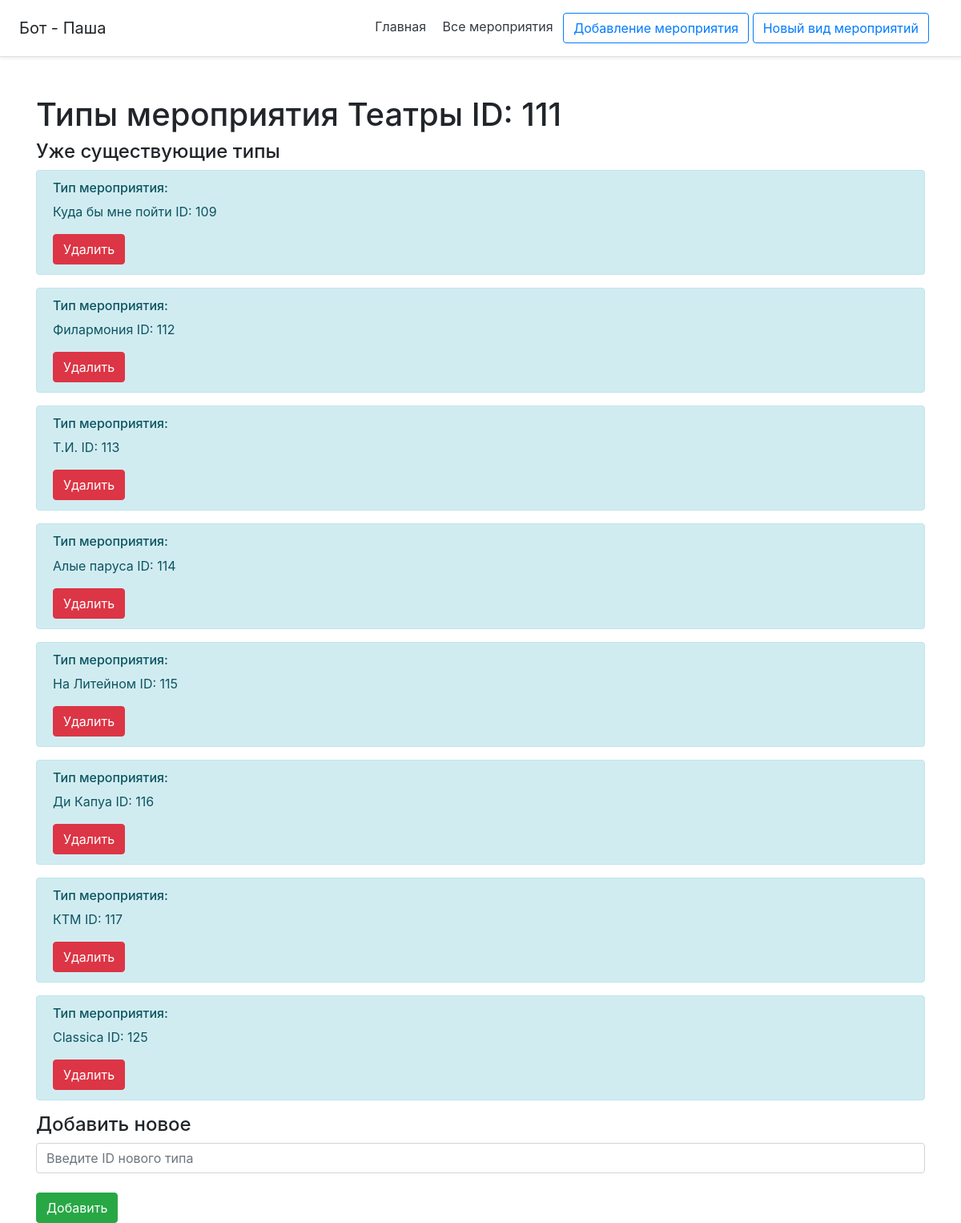
The page /event/111/inher on the database its author committed.
### db_utils/database.py (models this page shows, shortened)
class Menu(db.Model):
    __tablename__ = "menu"
    id = db.Column(db.Integer, primary_key=True)
    name = db.Column(db.String(120), default='default_name')
    text = db.Column(db.String(10000), default='default_text')
    added = db.Column(db.DateTime, default=datetime.datetime.utcnow())
    active = db.Column(db.Boolean, nullable=False, default=True)
    author_id = db.Column(db.Integer, nullable=False, default=0)
    tags = db.Column(db.String(5000), default='нет тегов')
    inheritances = db.relationship('Inheritances',
                                   primaryjoin="or_(Menu.id==Inheritances.menu_id_descendant, Menu.id==Inheritances.menu_id_ancestor)",
                                   lazy='dynamic')
    attachment = db.relationship('Attachment',
                                 primaryjoin="Menu.id==Attachment.menu_id",
                                 lazy='dynamic')

### flask_app.py (the view, shortened to what this page needs)
@app.route('/event/<int:id>/inher', methods=['POST', 'GET'])
def event_inher(id):
    event = Menu.query.get(id)
    events_inherinase = select_inheritances({'menu_id': event.id})
    inher_event = [[menus([el], [event])[0], el] for el in events_inherinase]
    return render_template('event_inher.html', event=event, inher_event=inher_event)

### bot_api/vk_bot_response.py (called while the page is built)
def menus(inher, response=None):
    menu_id_ancestor = inher
    menu_ids_descendant = [inheritances.menu_id_descendant for inheritances in menu_id_ancestor]
    menu_ids_descendant.extend([inheritances.menu_id_ancestor for inheritances in menu_id_ancestor])
    menu_ids = [el for el, _ in groupby(menu_ids_descendant)]
    if response:
        while response[0].id in menu_ids:
            menu_ids.remove(response[0].id)
    return select_menu({'menu_ids': list(menu_ids)})

### db_utils/select_db.py (called while the page is built)
def select_inheritances(args):
    inhers = Inheritances.query
    if 'menu_id' in args:
        inhers = Inheritances.query.filter(
            or_(
                Inheritances.menu_id_ancestor == args['menu_id'],
                and_(
                    Inheritances.menu_id_descendant == args['menu_id'],
                    Inheritances.reversible == 1
                )
            )
        )
    inhers = inhers.filter_by(active=True).all()
    if not inhers:
        return {}
    return inhers

def select_menu(args):
    menu = Menu.query.all()
    try:
        if 'menu_names' in args:
            menu = Menu.query.filter(Menu.name == args['menu_names']).all()
        if 'menu_ids' in args:
            menu = []
            for i in args['menu_ids']:
                menu.extend(Menu.query.filter(Menu.id == i).all())
    except Exception as e:
        print('Something WRONG - {}'.format(e))
    if 'filled_text' in args:
        if args['filled_text'] == 'true':
            text_replace(menu)
    return menu

### main/templates/event_inher.html (shortened to what this page needs)
{% extends 'base.html' %}
{% block body %}
<div class="container mt-5">
    <h1>Типы мероприятия {{ event.name }} ID: {{ event.id }}</h1>
    <h4>Уже существующие типы</h4>
    {% for el in inher_event %}
        <div class="alert alert-info">
            <h6>Тип мероприятия:</h6>
            <p>{{ el[0].name }} ID: {{ el[0].id }}<br></p>
            <form method="post">
                <input type="submit" class="btn btn-danger" value="Удалить">
            </form>
        </div>
    {% endfor %}
    <h4>Добавить новое</h4>
    <form method="post">
        <input type="text" name="name" id="id_inher" class="form-control" placeholder="Введите ID нового типа"><br>
        <input type="submit" class="btn btn-success" value="Добавить">
    </form>
</div>
{% endblock %}

### rows shown on the page
Menu: name "Театры", id "111"
Menu: name "Куда бы мне пойти", id "109"
Menu: name "Филармония", id "112"
Menu: name "Т.И.", id "113"
Menu: name "Алые паруса", id "114"
Menu: name "На Литейном", id "115"
Menu: name "Ди Капуа", id "116"
Menu: name "КТМ", id "117"
Menu: name "Classica", id "125"
